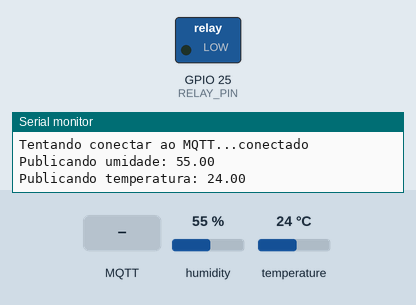
The sketch below on a simulated ESP32. Parts: switched loads named in the sketch (green lamp = pin HIGH), the last lines printed to the serial monitor. The test bench sets the inputs (shaded band); at power-on: humidity 55 %, temperature 24 °C. WiFi joins after 1.5 s; servers stay silent unless stated; no MQTT or app messages arrive unless stated.

Above: at 2.7 s.
2.8 s: humidity set to 31 %
7.2 s: humidity set to 28 %
At 11.1 s:
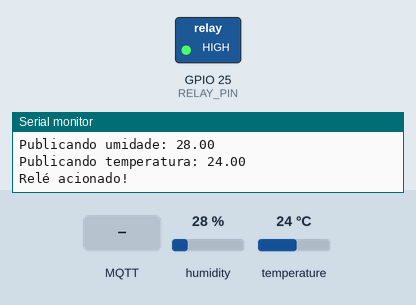
13.0 s: MQTT message "OFF" arrives on the first subscribed topic
At 13.3 s:
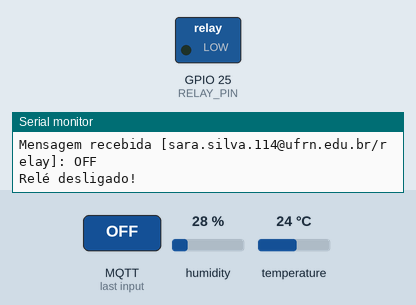
Timing chart, 0 to 16.0 s (numbered marks = the images above; inputs shaded):
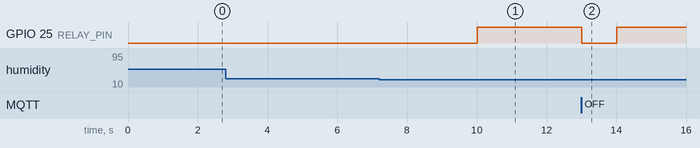

The sketch:

Projeto_iot.ino
```cpp
#include <WiFi.h>
#include <PubSubClient.h>
#include <DHT.h>

#define DHTPIN 27
#define DHTTYPE DHT22
#define RELAY_PIN 25

DHT dht(DHTPIN, DHTTYPE);

//parametros wifi
const char* ssid = "";
const char* password = "";

//parametros mqtt
const char* mqtt_server = "maqiatto.com";
const int mqtt_port = 1883;
const char* mqtt_user = "sara.silva.114@ufrn.edu.br";
const char* mqtt_password = "";
const char* mqtt_topic_temp = "sara.silva.114@ufrn.edu.br/temp";
const char* mqtt_topic_umidade = "sara.silva.114@ufrn.edu.br/umidade";
const char* mqtt_topic_relay = "sara.silva.114@ufrn.edu.br/relay";

WiFiClient espClient;
PubSubClient client(espClient);

unsigned long lastMsg = 0;
#define MSG_BUFFER_SIZE (50)
char msg[MSG_BUFFER_SIZE];
unsigned long lastRelayActivation = 0;
bool relayState = LOW;

//conectar ao wifi
void setup_wifi() {
  delay(10);
  Serial.println();
  Serial.print("Conectando a ");
  Serial.println(ssid);
  WiFi.begin(ssid, password);

  while (WiFi.status() != WL_CONNECTED) {
    delay(500);
    Serial.print(".");
  }

  Serial.println("");
  Serial.println("WiFi conectado");
  Serial.println("Endereço IP: ");
  Serial.println(WiFi.localIP());
}

//Callback MQTT
void callback(char* topic, byte* payload, unsigned int length) {
  String message;
  for (unsigned int i = 0; i < length; i++) {
    message += (char)payload[i];
  }

  Serial.print("Mensagem recebida [");
  Serial.print(topic);
  Serial.print("]: ");
  Serial.println(message);

  if (String(topic) == mqtt_topic_relay) {
    if (message == "ON") {
      digitalWrite(RELAY_PIN, HIGH);
      relayState = HIGH;
      lastRelayActivation = millis();
      Serial.println("Relé ligado!");
    } else if (message == "OFF") {
      digitalWrite(RELAY_PIN, LOW);
      relayState = LOW;
      Serial.println("Relé desligado!");
    }
  }
}

//Reconectar ao MQTT
void reconnect() {
  while (!client.connected()) {
    Serial.print("Tentando conectar ao MQTT...");
    if (client.connect("ESP32Client", mqtt_user, mqtt_password)) {
      Serial.println("conectado");

      // Inscreva-se nos tópicos MQTT
      client.subscribe(mqtt_topic_relay);
    } else {
      Serial.print("falhou, rc=");
      Serial.print(client.state());
      Serial.println("; tentando novamente em 5 segundos");
      delay(5000);
    }
  }
}

void setup() {
  Serial.begin(115200);
  pinMode(RELAY_PIN, OUTPUT);
  dht.begin();
  delay(10);

  setup_wifi();
  client.setServer(mqtt_server, mqtt_port);
  client.setCallback(callback);
}

void loop() {
  if (!client.connected()) {
    reconnect();
  }
  client.loop();

  unsigned long now = millis();
  if (now - lastMsg > 2000) {
    lastMsg = now;

    float humidity = dht.readHumidity();
    float temp = dht.readTemperature();

    if (isnan(humidity) || isnan(temp)) {
      Serial.println("Falha ao ler do sensor DHT!");
      return;
    }
  // Publicar a umidade
    snprintf (msg, MSG_BUFFER_SIZE, "%.2f", humidity);
    Serial.print("Publicando umidade: ");
    Serial.println(msg);
    client.publish(mqtt_topic_umidade, msg);

    // Publicar a temperatura
    snprintf (msg, MSG_BUFFER_SIZE, "%.2f", temp);
    Serial.print("Publicando temperatura: ");
    Serial.println(msg);
    client.publish(mqtt_topic_temp, msg);

    // Controlar o relé com base na temperatura e umidade
    if (temp > 25 || humidity < 30) {
      digitalWrite(RELAY_PIN, HIGH);
      relayState = HIGH;
      lastRelayActivation = millis();
      Serial.println("Relé acionado!");
      delay(1000);
    } else if (relayState && (now - lastRelayActivation > 60000)) {
      digitalWrite(RELAY_PIN, LOW);
      relayState = LOW;
      Serial.println("Relé desligado após 1 minuto!");
    }
  }
}
```

Measured:
- the behaviour switches between 30 and 29 % on humidity (found by bisection; images 0 and 1)
- after the input at 7.2 s, GPIO 25 (RELAY_PIN): LOW → HIGH after 2.8 s
- after the input at 13.0 s, GPIO 25 (RELAY_PIN): HIGH → LOW at once, → HIGH 1.0 s later
